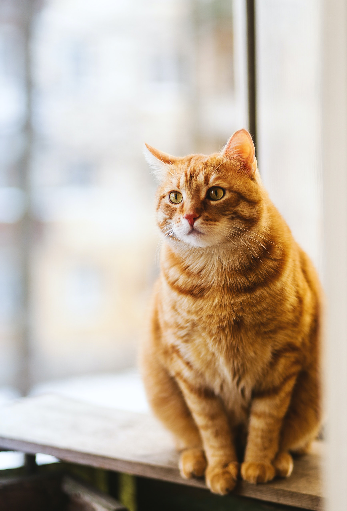
#> input picture Original Input Images/Chapter 3/image.jpg, 347 x 511 px, found by its file name
$ python '2D Histogram.py'
#> lines starting #> are read from the running program, lines starting #| are printed output that depends on the picture
import cv2
import matplotlib.pyplot as plt

image = cv2.imread('image.jpg')
#> image is the input picture: shape (511, 347, 3); mean B, G, R 160.4, 177, 192

# Convert the image to the HSV color space
hsv_image = cv2.cvtColor(image, cv2.COLOR_BGR2HSV)
#> hsv_image: shape (511, 347, 3); mean H, S, V 43.8, 62.7, 194.8

# Split the image channels
h, s, v = cv2.split(hsv_image)
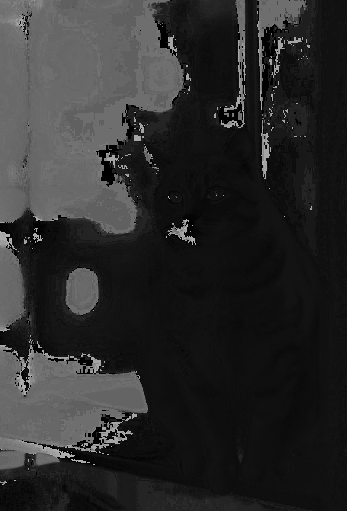
#> h: shape (511, 347); min 0, max 179, mean 43.8
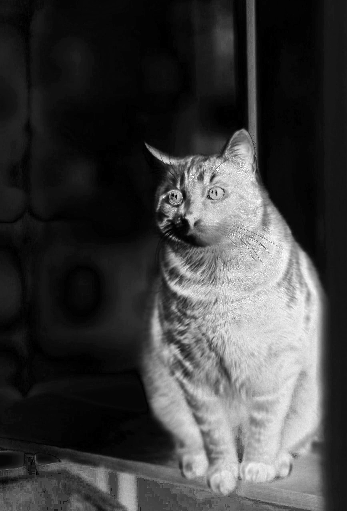
#> s: shape (511, 347); min 0, max 255, mean 62.7
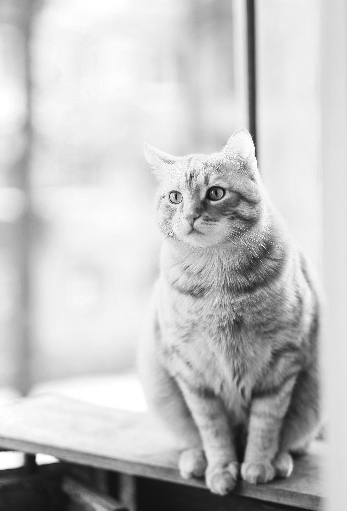
#> v: shape (511, 347); min 16, max 255, mean 194.8

# Define the number of bins for each channel
bins = [50, 50]

# Compute the 2D histogram
histogram = cv2.calcHist([h, s], [0, 1], None, bins, [0, 180, 0, 256])
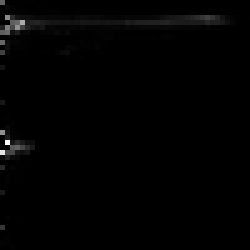
#> histogram: shape (50, 50) float32 (shown 5 times larger); min 0, max 7964, mean 70.9; drawn with min black and max white

plt.imshow(histogram, interpolation='nearest', origin='upper', aspect='auto', cmap='jet')
plt.colorbar()
plt.xlabel('Hue')
plt.ylabel('Saturation')
plt.title('2D Histogram')
plt.show()
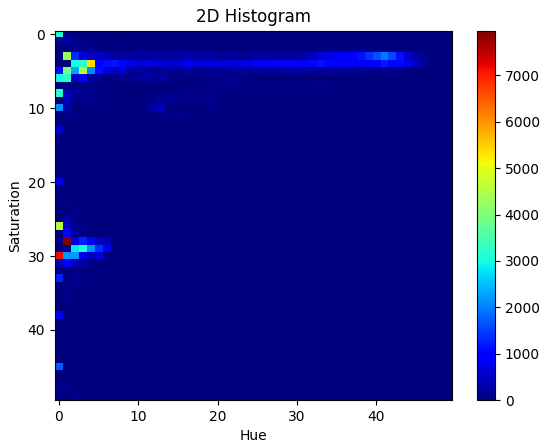
#> figure drawn by matplotlib, 2 panels
